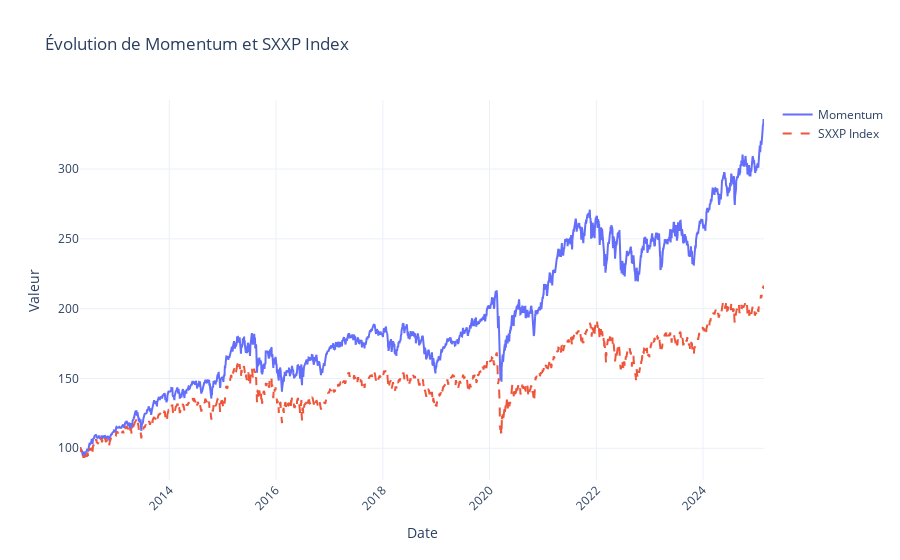

Here is the notebook cell this chart was saved with:
### Code cell
fig = go.Figure()

# Ajout des courbes
fig.add_trace(go.Scatter(x=df.index, y=df["Momentum"], mode='lines', name="Momentum"))
fig.add_trace(go.Scatter(x=df.index, y=df["SXXP Index"], mode='lines', name="SXXP Index", line=dict(dash="dash")))

# Personnalisation du graphique
fig.update_layout(title="Évolution de Momentum et SXXP Index",
                  xaxis_title="Date",
                  yaxis_title="Valeur",
                  template="plotly_white",
                  xaxis=dict(tickangle=-45))

# Affichage
fig.show()

### Figure 1 — Plotly figure (JSON) as saved in the notebook; plotly's stock layout.template omitted (floating-point values rounded to 4 significant figures; data arrays with more than 128 entries replaced by an {"elided": "..."} marker saying what was removed)
{"data": [{"mode": "lines", "name": "Momentum", "type": "scatter", "x": {"elided": "3291 str values"}, "y": {"elided": "3291 float values"}}, {"line": {"dash": "dash"}, "mode": "lines", "name": "SXXP Index", "type": "scatter", "x": {"elided": "3291 str values"}, "y": {"elided": "3291 float values"}}], "layout": {"title": {"text": "Évolution de Momentum et SXXP Index"}, "xaxis": {"tickangle": -45, "title": {"text": "Date"}}, "yaxis": {"title": {"text": "Valeur"}}}}
